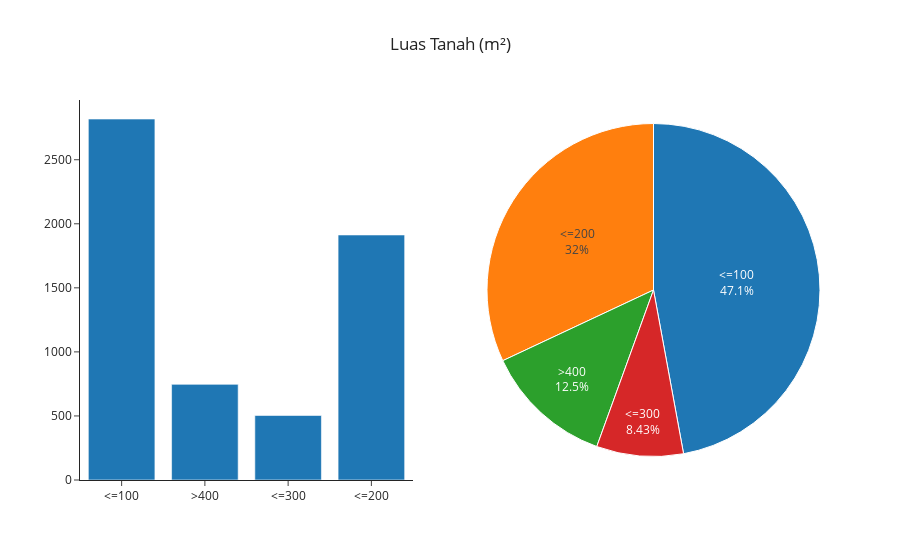

Notebook code cell kept with this figure:
### Code cell
fig = make_subplots(rows=1, cols=2, specs=[[{'type':'xy'}, {'type':'domain'}]])

fig.add_trace(go.Histogram(x = cp_df["tanah"],name="Luas Tanah"),row=1, col=1)
fig.add_trace(go.Pie(labels = cp_df["tanah"] ,name="Luas Tanah", textinfo='percent+label', textposition='inside', marker=dict(line=dict(color='white', width=1))),row=1, col=2)

fig.update_layout(showlegend=False, title="Luas Tanah (m²)", title_x=.5)

fig.show()

### Figure 1 — Plotly figure (JSON) as saved in the notebook; plotly's stock layout.template omitted (floating-point values rounded to 4 significant figures; data arrays with more than 128 entries replaced by an {"elided": "..."} marker saying what was removed)
{"data": [{"name": "Luas Tanah", "type": "histogram", "x": {"elided": "5982 str values"}, "xaxis": "x", "yaxis": "y"}, {"domain": {"x": [0.55, 1], "y": [0, 1]}, "labels": {"elided": "5982 str values"}, "marker": {"line": {"color": "white", "width": 1}}, "name": "Luas Tanah", "textinfo": "percent+label", "textposition": "inside", "type": "pie"}], "layout": {"showlegend": false, "title": {"text": "Luas Tanah (m²)", "x": 0.5}, "xaxis": {"anchor": "y", "domain": [0, 0.45]}, "yaxis": {"anchor": "x", "domain": [0, 1]}}}
